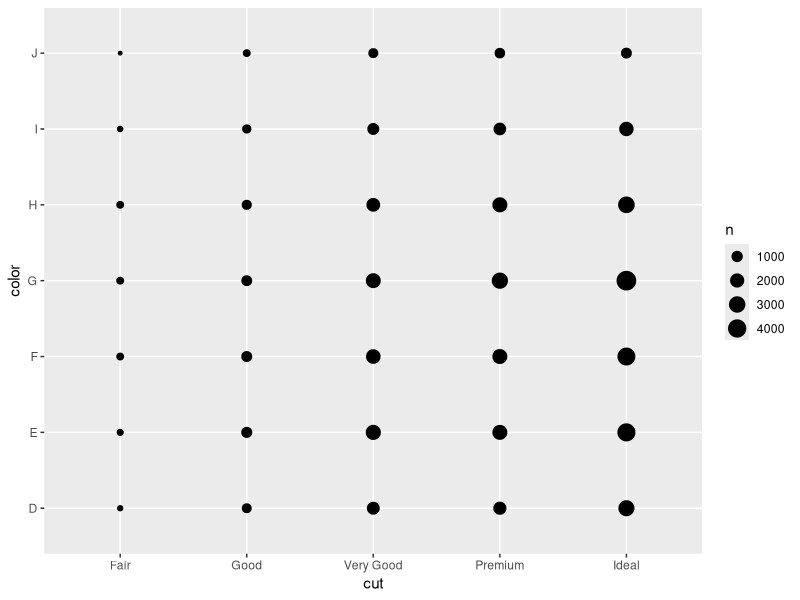
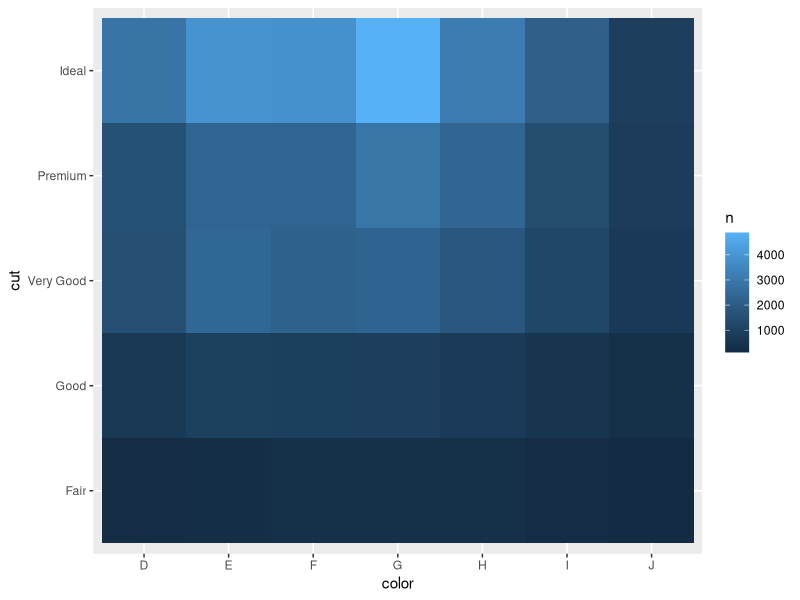
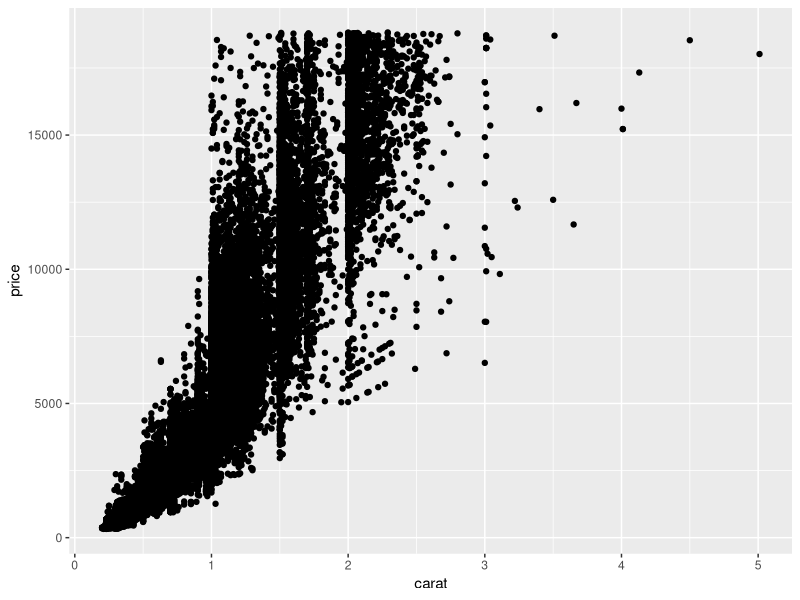
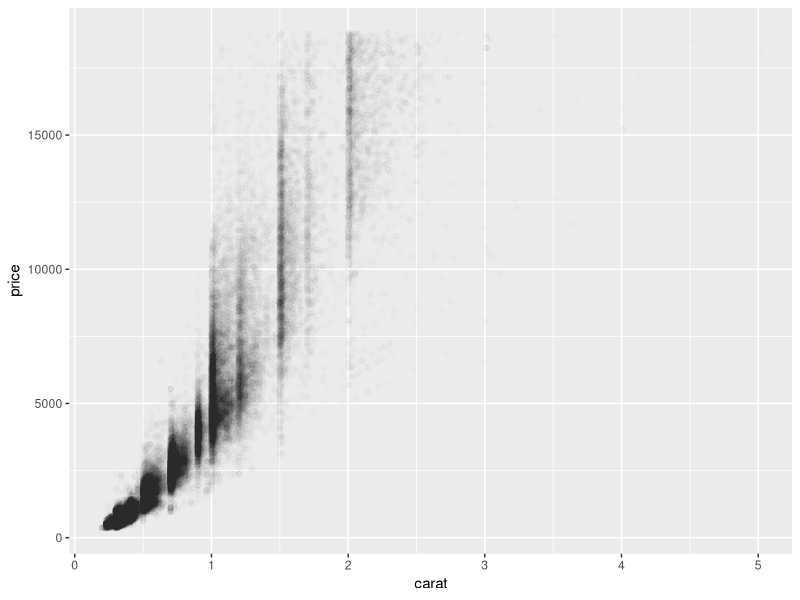
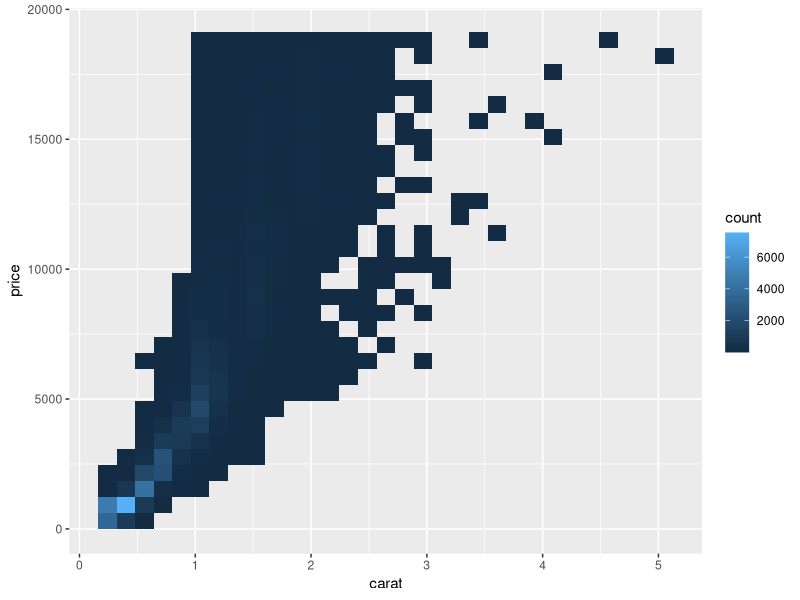
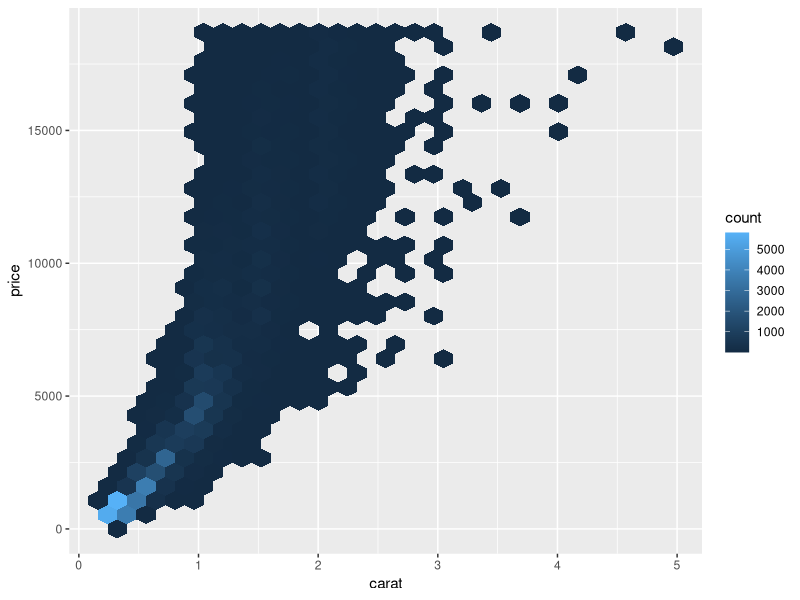
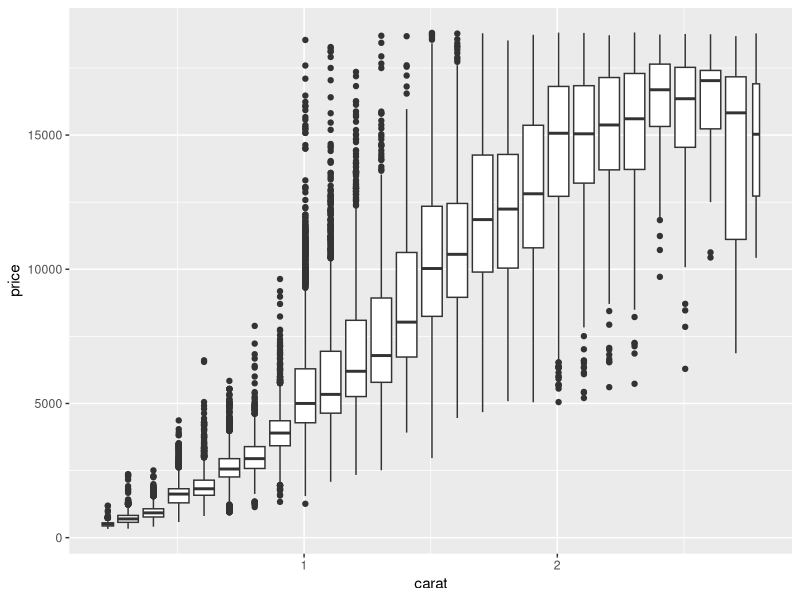
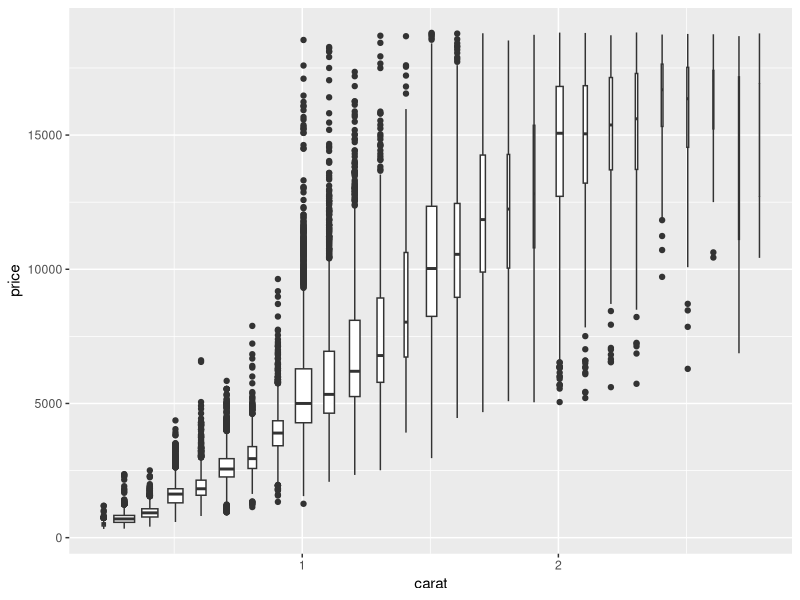

The R source for these figures, in order:
## ---- chunk 1
library(tidyverse)
library(hexbin)
## ---- chunk 2
ggplot(data = diamonds) +
  geom_count(mapping = aes(x = cut, y = color))
## ---- chunk 3
diamonds %>% 
  count(color, cut) %>%  
  ggplot(mapping = aes(x = color, y = cut)) +
    geom_tile(mapping = aes(fill = n))
## ---- chunk 4
ggplot(data = diamonds) +
  geom_point(mapping = aes(x = carat, y = price))

ggplot(data = diamonds) + 
  geom_point(mapping = aes(x = carat, y = price), alpha = 1 / 100)
## ---- chunk 5
smaller <- diamonds %>% 
  filter(carat < 3)

ggplot(data = diamonds) +
  geom_bin2d(mapping = aes(x = carat, y = price))

ggplot(data = diamonds) +
  geom_hex(mapping = aes(x = carat, y = price))
## ---- chunk 6
ggplot(data = smaller, mapping = aes(x = carat, y = price)) + 
  geom_boxplot(mapping = aes(group = cut_width(carat, 0.1)))
## ---- chunk 7
ggplot(data = smaller, mapping = aes(x = carat, y = price)) + 
  geom_boxplot(mapping = aes(group = cut_width(carat, 0.1)), varwidth = TRUE)
## ---- chunk 8
ggplot(data = smaller, mapping = aes(x = carat, y = price)) + 
  geom_boxplot(mapping = aes(group = cut_number(carat, 20)))
